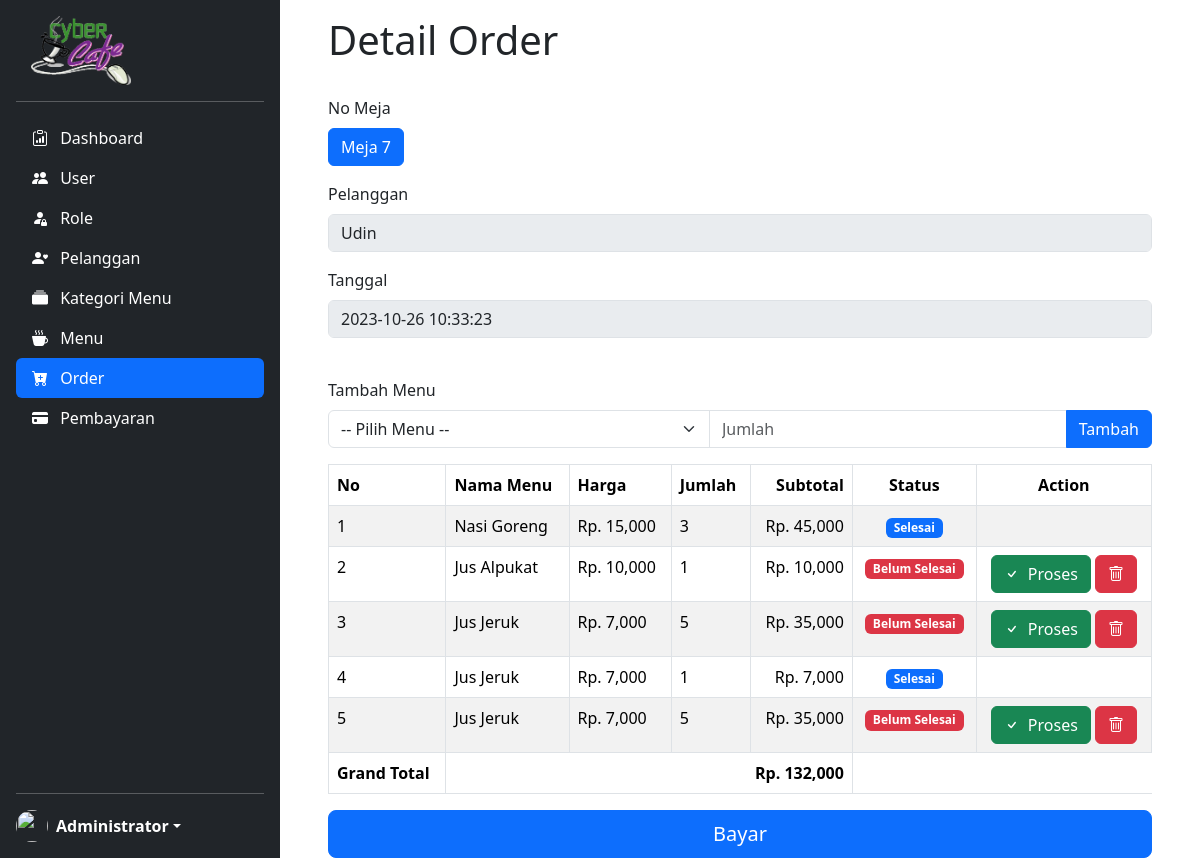
The app's page /detail-order.php?id=2 (signed in) with its own data.
### tables this page shows
CREATE TABLE `order` (
  `id_order` int(11) NOT NULL,
  `no_meja` varchar(30) NOT NULL,
  `tanggal` datetime NOT NULL,
  `id_user` int(11) NOT NULL,
  `id_pelanggan` int(11) NOT NULL,
  `total` int(11) NOT NULL,
  `status_order` varchar(20) NOT NULL
);

CREATE TABLE `pelanggan` (
  `id_pelanggan` int(11) NOT NULL,
  `nama_pelanggan` varchar(30) NOT NULL,
  `alamat` text NOT NULL,
  `no_telepon` varchar(13) NOT NULL,
  `jenis_kelamin` enum('Laki-laki','Perempuan') NOT NULL,
  `tempat_lahir` varchar(20) NOT NULL,
  `tanggal_lahir` date NOT NULL,
  `jenis_pelanggan` enum('Gold','Silver','Bronze') NOT NULL
);

CREATE TABLE `detail_order` (
  `id_detail_order` int(11) NOT NULL,
  `id_order` int(11) NOT NULL,
  `id_menu` int(11) NOT NULL,
  `jumlah` int(11) NOT NULL,
  `status_detail_order` varchar(20) NOT NULL
);

CREATE TABLE `menu` (
  `id_menu` int(11) NOT NULL,
  `nama_menu` varchar(100) NOT NULL,
  `harga_menu` int(11) NOT NULL,
  `id_kategori` int(11) NOT NULL,
  `foto_menu` varchar(100) NOT NULL,
  `status_menu` varchar(50) NOT NULL
);

### detail-order.php (the view, shortened to what this page needs)
<!DOCTYPE html>
<html>
<head>
    <?php
	include "header.php";
	?>
</head>
<body>
    <main id="fullpage">
        <?php
        include "sidebar.php";
        $id = $_GET['id'];
        ?>
        <div class="container pt-3 me-0 pe-5 ps-5 scrollarea">
            <div class="row">
                <div class="col">
                    <h1>Detail Order</h1><br>
                    <form method="post">
                        <?php
                            $sql = "SELECT * FROM `order` o JOIN pelanggan p ON o.id_pelanggan=p.id_pelanggan WHERE o.id_order='$id'";
                            $order = mysqli_query($conn, $sql);
                            while($row = mysqli_fetch_array($order)){
                                $no_meja = $row['no_meja'];
                                $nama_pelanggan = $row['nama_pelanggan'];
                                $tanggal = $row['tanggal'];
                            }
                        ?>
                        <div class="mb-3">
                            <label for="form-meja" class="form-label">No Meja</label><br>
                            <div class="btn-group" id="form-meja" role="group" aria-label="Pilih Meja">
                            <label class="btn btn-outline-primary" for="btnradio1">Meja <?=$no_meja?></label>
                            </div>
                        </div>
                        <div class="mb-3">
                            <label for="form-pelanggan" class="form-label">Pelanggan</label>
                            <input type="number " class="form-control" id="form-pelanggan" name="pelanggan" value="<?=$nama_pelanggan?>" disabled>
                        </div>
                        <div class="mb-3">
                            <label for="form-tanggal" class="form-label">Tanggal</label>
                            <input type="date " class="form-control" id="form-tanggal" name="tanggal" value="<?=$tanggal?>" disabled>
                        </div><br>
                        <div class="mb-3">
                        <label for="form-menu" class="form-label">Tambah Menu</label>
                            <div class="input-group">
                                <select class="form-select" id="form-menu" name='id_menu'>
                                    <option selected> -- Pilih Menu -- </option>
                                </select>
                                <input type="number" class="form-control" id="form-menu" name="jumlah" placeholder="Jumlah">
                                <input type="submit" name='add' value="Tambah" class="btn btn-primary">
                            </div>
                        </div>
                    </form>
                        <?php
                            $sql = "SELECT * FROM `detail_order` do JOIN `menu` m ON do.id_menu=m.id_menu WHERE do.id_order='$id'";
                            $detail = mysqli_query($conn, $sql);
                        ?>
                        <table class="table table-bordered table-striped table-hover" id="data-order">
                            <thead>
                                <tr>
                                    <th>No</th>
                                    <th>Nama Menu</th>
                                    <th>Harga</th>
                                    <th>Jumlah</th>
                                    <th class="text-end">Subtotal</th>
                                    <th class="text-center">Status</th>
                                    <th class="text-center">Action</th>
                                </tr>
                            </thead>
                            <tbody>
                                <?php $total = 0; foreach ($detail as $k => $row) :
                                if($row["status_detail_order"]=='Belum Selesai') $status='danger';
                                else if($row["status_detail_order"]=='Selesai') $status='primary';
                                ?>
                                <tr>
                                    <td><?= $k+1; ?></td>
                                    <td><?= $row["nama_menu"]; ?></td>
                                    <td>Rp. <?= number_format($row["harga_menu"]); ?></td>
                                    <td><?= $row["jumlah"]; ?></td>
                                    <td class="text-end">Rp. <?= number_format($row["harga_menu"]*$row["jumlah"]); ?></td>
                                    <td class="text-center"><span class="badge bg-<?=$status?>"><?= $row["status_detail_order"]; ?></span></td>
                                    <td class="text-center">
                                    <?php
                                        if($row["status_detail_order"]=='Belum Selesai') {
                                            echo "<a href='proses-order.php?id_detail_order=$row[id_detail_order]&id_order=$row[id_order]' class='btn btn-success'><i class='bi-check me-1'></i> Proses</a> ";
                                            echo "<a href='hapus-detail.php?id_detail_order=$row[id_detail_order]&id_order=$row[id_order]' class='btn btn-danger'><i class='bi-trash'></i></a>";
                                        }
                                    ?>
                                    </td>
                                </tr>
                                <?php $total += ($row["harga_menu"]*$row["jumlah"]); endforeach; ?>
                            </tbody>
                            <tfoot>
                                <tr>
                                    <th>Grand Total</th>
                                    <th colspan=4 class="text-end">Rp. <?= number_format($total); ?></th>
                                </tr>
                            </tfoot>
                        </table>
                        <form method="post" action="transaksi-order.php">
                            <input type="submit" name='simpan' value="Bayar" class="w-100 btn btn-lg btn-primary">
                        </form>
                </div>
            </div>
        </div>
    </main>
</body>
</html>

### css/style.css (style rules this page uses)
body { min-height: 100vh; min-height: -webkit-fill-available; display: block; }
html { height: -webkit-fill-available; }
#fullpage { display: flex; flex-wrap: nowrap; height: 100vh; height: -webkit-fill-available; max-height: 100vh; overflow-x: auto; overflow-y: hidden; }
.scrollarea { overflow-y: auto; }

### records on screen
order: no_meja "7", pelanggan "Udin", tanggal "2023-10-26 10:33:23"
detail_order: id_menu.nama_menu "Nasi Goreng", id_menu.harga_menu "15,000", jumlah "3", $row["harga_menu"]*$row["jumlah"] "45,000", status_detail_order "Selesai"
detail_order: id_menu.nama_menu "Jus Alpukat", id_menu.harga_menu "10,000", jumlah "1", $row["harga_menu"]*$row["jumlah"] "10,000", status_detail_order "Belum Selesai"
detail_order: id_menu.nama_menu "Jus Jeruk", id_menu.harga_menu "7,000", jumlah "5", $row["harga_menu"]*$row["jumlah"] "35,000", status_detail_order "Belum Selesai"
detail_order: id_menu.nama_menu "Jus Jeruk", id_menu.harga_menu "7,000", jumlah "1", $row["harga_menu"]*$row["jumlah"] "7,000", status_detail_order "Selesai"
detail_order: id_menu.nama_menu "Jus Jeruk", id_menu.harga_menu "7,000", jumlah "5", $row["harga_menu"]*$row["jumlah"] "35,000", status_detail_order "Belum Selesai"

### other values on screen
$_SESSION['nama_user'] "Administrator"
$total "132,000"
